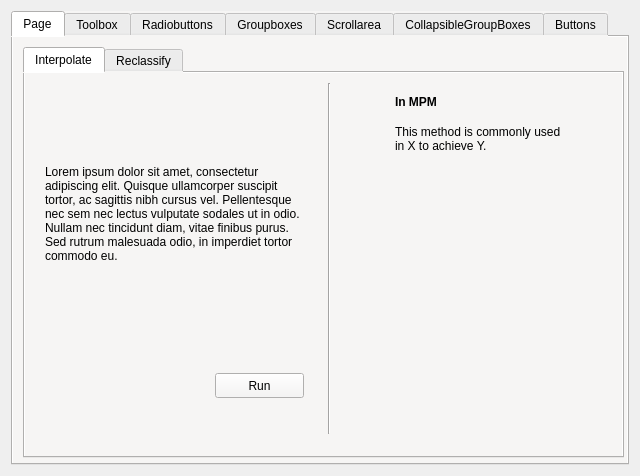
<?xml version="1.0" encoding="UTF-8"?>
<ui version="4.0">
 <class>EISWizardPreprocessing</class>
 <widget class="QWizardPage" name="EISWizardPreprocessing">
  <property name="geometry">
   <rect>
    <x>0</x>
    <y>0</y>
    <width>640</width>
    <height>476</height>
   </rect>
  </property>
  <property name="sizePolicy">
   <sizepolicy hsizetype="Preferred" vsizetype="MinimumExpanding">
    <horstretch>0</horstretch>
    <verstretch>0</verstretch>
   </sizepolicy>
  </property>
  <property name="windowTitle">
   <string>EIS Wizard – Preprocessing</string>
  </property>
  <property name="windowOpacity">
   <double>1.000000000000000</double>
  </property>
  <layout class="QVBoxLayout" name="verticalLayout_4">
   <item>
    <widget class="QTabWidget" name="tabWidget">
     <property name="autoFillBackground">
      <bool>false</bool>
     </property>
     <property name="styleSheet">
      <string notr="true">background-color: rgb(246, 245, 244);
</string>
     </property>
     <property name="tabPosition">
      <enum>QTabWidget::North</enum>
     </property>
     <property name="tabShape">
      <enum>QTabWidget::Rounded</enum>
     </property>
     <property name="currentIndex">
      <number>0</number>
     </property>
     <widget class="QWidget" name="Interpolate">
      <attribute name="title">
       <string>Page</string>
      </attribute>
      <widget class="QTabWidget" name="tabWidget_2">
       <property name="geometry">
        <rect>
         <x>10</x>
         <y>10</y>
         <width>601</width>
         <height>411</height>
        </rect>
       </property>
       <property name="currentIndex">
        <number>0</number>
       </property>
       <widget class="QWidget" name="tab_2">
        <attribute name="title">
         <string>Interpolate</string>
        </attribute>
        <widget class="QPushButton" name="pushButton_2">
         <property name="geometry">
          <rect>
           <x>190</x>
           <y>300</y>
           <width>89</width>
           <height>25</height>
          </rect>
         </property>
         <property name="text">
          <string>Run</string>
         </property>
        </widget>
        <widget class="QLabel" name="label_3">
         <property name="geometry">
          <rect>
           <x>20</x>
           <y>10</y>
           <width>261</width>
           <height>261</height>
          </rect>
         </property>
         <property name="styleSheet">
          <string notr="true">font: italic 11pt &quot;Ubuntu&quot;;</string>
         </property>
         <property name="inputMethodHints">
          <set>Qt::ImhNone</set>
         </property>
         <property name="text">
          <string>Lorem ipsum dolor sit amet, consectetur adipiscing elit. Quisque ullamcorper suscipit tortor, ac sagittis nibh cursus vel. Pellentesque nec sem nec lectus vulputate sodales ut in odio. Nullam nec tincidunt diam, vitae finibus purus. Sed rutrum malesuada odio, in imperdiet tortor commodo eu. </string>
         </property>
         <property name="wordWrap">
          <bool>true</bool>
         </property>
        </widget>
        <widget class="QLabel" name="label_4">
         <property name="geometry">
          <rect>
           <x>370</x>
           <y>40</y>
           <width>171</width>
           <height>51</height>
          </rect>
         </property>
         <property name="styleSheet">
          <string notr="true">font: italic 11pt &quot;Ubuntu&quot;;</string>
         </property>
         <property name="inputMethodHints">
          <set>Qt::ImhNone</set>
         </property>
         <property name="text">
          <string>This method is commonly used in X to achieve Y.</string>
         </property>
         <property name="wordWrap">
          <bool>true</bool>
         </property>
        </widget>
        <widget class="Line" name="line_2">
         <property name="geometry">
          <rect>
           <x>294</x>
           <y>10</y>
           <width>20</width>
           <height>351</height>
          </rect>
         </property>
         <property name="autoFillBackground">
          <bool>false</bool>
         </property>
         <property name="styleSheet">
          <string notr="true">color: rgb(255, 255, 255);
border-top-color: rgb(255, 255, 255);
gridline-color: rgb(255, 255, 255);
border-color: rgb(255, 255, 255);
</string>
         </property>
         <property name="orientation">
          <enum>Qt::Vertical</enum>
         </property>
        </widget>
        <widget class="QLabel" name="label">
         <property name="geometry">
          <rect>
           <x>370</x>
           <y>20</y>
           <width>67</width>
           <height>17</height>
          </rect>
         </property>
         <property name="font">
          <font>
           <weight>75</weight>
           <bold>true</bold>
          </font>
         </property>
         <property name="text">
          <string>In MPM</string>
         </property>
        </widget>
        <widget class="QLabel" name="label_5">
         <property name="geometry">
          <rect>
           <x>320</x>
           <y>120</y>
           <width>271</width>
           <height>221</height>
          </rect>
         </property>
         <property name="text">
          <string/>
         </property>
         <property name="pixmap">
          <pixmap>../../../../../../Pictures/Screenshots/Screenshot from 2023-03-27 15-18-37.png</pixmap>
         </property>
        </widget>
       </widget>
       <widget class="QWidget" name="tab_3">
        <attribute name="title">
         <string>Reclassify</string>
        </attribute>
       </widget>
      </widget>
     </widget>
     <widget class="QWidget" name="toolbox_tab">
      <attribute name="title">
       <string>Toolbox</string>
      </attribute>
      <widget class="QToolBox" name="toolBox">
       <property name="geometry">
        <rect>
         <x>10</x>
         <y>10</y>
         <width>581</width>
         <height>401</height>
        </rect>
       </property>
       <property name="frameShape">
        <enum>QFrame::NoFrame</enum>
       </property>
       <property name="frameShadow">
        <enum>QFrame::Plain</enum>
       </property>
       <property name="tabSpacing">
        <number>6</number>
       </property>
       <widget class="QWidget" name="reclassifyPage">
        <property name="geometry">
         <rect>
          <x>0</x>
          <y>0</y>
          <width>581</width>
          <height>215</height>
         </rect>
        </property>
        <attribute name="label">
         <string>Reclassify</string>
        </attribute>
        <widget class="QPushButton" name="pushButton">
         <property name="geometry">
          <rect>
           <x>340</x>
           <y>120</y>
           <width>89</width>
           <height>25</height>
          </rect>
         </property>
         <property name="text">
          <string>Run</string>
         </property>
        </widget>
        <widget class="QLabel" name="label_2">
         <property name="geometry">
          <rect>
           <x>20</x>
           <y>-10</y>
           <width>301</width>
           <height>151</height>
          </rect>
         </property>
         <property name="styleSheet">
          <string notr="true">font: italic 11pt &quot;Ubuntu&quot;;</string>
         </property>
         <property name="inputMethodHints">
          <set>Qt::ImhNone</set>
         </property>
         <property name="text">
          <string>Lorem ipsum dolor sit amet, consectetur adipiscing elit. Quisque ullamcorper suscipit tortor, ac sagittis nibh cursus vel. Pellentesque nec sem nec lectus vulputate sodales ut in odio. Nullam nec tincidunt diam, vitae finibus purus. Sed rutrum malesuada odio, in imperdiet tortor commodo eu. </string>
         </property>
         <property name="wordWrap">
          <bool>true</bool>
         </property>
        </widget>
       </widget>
       <widget class="QWidget" name="interpolatePage">
        <property name="geometry">
         <rect>
          <x>0</x>
          <y>0</y>
          <width>581</width>
          <height>215</height>
         </rect>
        </property>
        <attribute name="label">
         <string>Interpolate</string>
        </attribute>
       </widget>
       <widget class="QWidget" name="rasterizePage">
        <property name="geometry">
         <rect>
          <x>0</x>
          <y>0</y>
          <width>581</width>
          <height>215</height>
         </rect>
        </property>
        <attribute name="label">
         <string>Rasterize</string>
        </attribute>
       </widget>
       <widget class="QWidget" name="densityPage">
        <property name="geometry">
         <rect>
          <x>0</x>
          <y>0</y>
          <width>581</width>
          <height>215</height>
         </rect>
        </property>
        <attribute name="label">
         <string>Density</string>
        </attribute>
       </widget>
       <widget class="QWidget" name="euclideanDistancePage">
        <property name="geometry">
         <rect>
          <x>0</x>
          <y>0</y>
          <width>100</width>
          <height>30</height>
         </rect>
        </property>
        <attribute name="label">
         <string>Euclidean Distance</string>
        </attribute>
       </widget>
       <widget class="QWidget" name="calculateGeometryPage">
        <property name="geometry">
         <rect>
          <x>0</x>
          <y>0</y>
          <width>100</width>
          <height>30</height>
         </rect>
        </property>
        <attribute name="label">
         <string>Calculate Geometry</string>
        </attribute>
       </widget>
      </widget>
     </widget>
     <widget class="QWidget" name="radiobuttons_tab">
      <attribute name="title">
       <string>Radiobuttons</string>
      </attribute>
      <widget class="QTextBrowser" name="textBrowser">
       <property name="geometry">
        <rect>
         <x>250</x>
         <y>60</y>
         <width>321</width>
         <height>201</height>
        </rect>
       </property>
       <property name="html">
        <string>&lt;!DOCTYPE HTML PUBLIC &quot;-//W3C//DTD HTML 4.0//EN&quot; &quot;http://www.w3.org/TR/REC-html40/strict.dtd&quot;&gt;
&lt;html&gt;&lt;head&gt;&lt;meta name=&quot;qrichtext&quot; content=&quot;1&quot; /&gt;&lt;style type=&quot;text/css&quot;&gt;
p, li { white-space: pre-wrap; }
&lt;/style&gt;&lt;/head&gt;&lt;body style=&quot; font-family:'Ubuntu'; font-size:11pt; font-weight:400; font-style:normal;&quot;&gt;
&lt;p style=&quot; margin-top:0px; margin-bottom:0px; margin-left:0px; margin-right:0px; -qt-block-indent:0; text-indent:0px;&quot;&gt;&lt;span style=&quot; font-family:'Open Sans','Arial','sans-serif'; font-size:14px; color:#000000; background-color:#ffffff;&quot;&gt;Lorem ipsum dolor sit amet, consectetur adipiscing elit. Quisque ullamcorper suscipit tortor, ac sagittis nibh cursus vel. Pellentesque nec sem nec lectus vulputate sodales ut in odio. Nullam nec tincidunt diam, vitae finibus purus. Sed rutrum malesuada odio, in imperdiet tortor commodo eu. Phasellus posuere lorem ut pellentesque placerat. Phasellus gravida neque et euismod aliquam. &lt;/span&gt;&lt;/p&gt;&lt;/body&gt;&lt;/html&gt;</string>
       </property>
      </widget>
      <widget class="QWidget" name="layoutWidget">
       <property name="geometry">
        <rect>
         <x>20</x>
         <y>60</y>
         <width>169</width>
         <height>184</height>
        </rect>
       </property>
       <layout class="QHBoxLayout" name="horizontalLayout">
        <item>
         <layout class="QVBoxLayout" name="verticalLayout">
          <item>
           <widget class="QPushButton" name="pushButton_33">
            <property name="text">
             <string>Reclassify</string>
            </property>
           </widget>
          </item>
          <item>
           <widget class="QPushButton" name="pushButton_34">
            <property name="text">
             <string>Interpolate</string>
            </property>
           </widget>
          </item>
          <item>
           <widget class="QPushButton" name="pushButton_35">
            <property name="text">
             <string>Rasterize</string>
            </property>
           </widget>
          </item>
          <item>
           <widget class="QPushButton" name="pushButton_36">
            <property name="text">
             <string>Density</string>
            </property>
           </widget>
          </item>
          <item>
           <widget class="QPushButton" name="pushButton_37">
            <property name="text">
             <string>Euclidean distance</string>
            </property>
           </widget>
          </item>
          <item>
           <widget class="QPushButton" name="pushButton_38">
            <property name="text">
             <string>Calculate geometry</string>
            </property>
           </widget>
          </item>
         </layout>
        </item>
        <item>
         <layout class="QVBoxLayout" name="verticalLayout_2">
          <item>
           <widget class="QRadioButton" name="radioButton">
            <property name="text">
             <string/>
            </property>
           </widget>
          </item>
          <item>
           <widget class="QRadioButton" name="radioButton_2">
            <property name="text">
             <string/>
            </property>
           </widget>
          </item>
          <item>
           <widget class="QRadioButton" name="radioButton_3">
            <property name="text">
             <string/>
            </property>
           </widget>
          </item>
          <item>
           <widget class="QRadioButton" name="radioButton_8">
            <property name="text">
             <string/>
            </property>
           </widget>
          </item>
          <item>
           <widget class="QRadioButton" name="radioButton_6">
            <property name="text">
             <string/>
            </property>
           </widget>
          </item>
          <item>
           <widget class="QRadioButton" name="radioButton_4">
            <property name="text">
             <string/>
            </property>
           </widget>
          </item>
         </layout>
        </item>
       </layout>
      </widget>
     </widget>
     <widget class="QWidget" name="groupboxes_tab">
      <attribute name="title">
       <string>Groupboxes</string>
      </attribute>
      <widget class="QScrollArea" name="scrollArea">
       <property name="geometry">
        <rect>
         <x>10</x>
         <y>10</y>
         <width>591</width>
         <height>411</height>
        </rect>
       </property>
       <property name="widgetResizable">
        <bool>true</bool>
       </property>
       <widget class="QWidget" name="scrollAreaWidgetContents">
        <property name="geometry">
         <rect>
          <x>0</x>
          <y>0</y>
          <width>589</width>
          <height>409</height>
         </rect>
        </property>
        <widget class="QScrollArea" name="scrollArea_2">
         <property name="geometry">
          <rect>
           <x>0</x>
           <y>0</y>
           <width>611</width>
           <height>591</height>
          </rect>
         </property>
         <property name="sizePolicy">
          <sizepolicy hsizetype="Maximum" vsizetype="Maximum">
           <horstretch>0</horstretch>
           <verstretch>0</verstretch>
          </sizepolicy>
         </property>
         <property name="widgetResizable">
          <bool>true</bool>
         </property>
         <widget class="QWidget" name="scrollAreaWidgetContents_4">
          <property name="enabled">
           <bool>true</bool>
          </property>
          <property name="geometry">
           <rect>
            <x>0</x>
            <y>0</y>
            <width>609</width>
            <height>589</height>
           </rect>
          </property>
          <property name="sizePolicy">
           <sizepolicy hsizetype="Expanding" vsizetype="Expanding">
            <horstretch>0</horstretch>
            <verstretch>0</verstretch>
           </sizepolicy>
          </property>
          <layout class="QVBoxLayout" name="verticalLayout_3">
           <property name="sizeConstraint">
            <enum>QLayout::SetMinAndMaxSize</enum>
           </property>
           <item>
            <widget class="QWidget" name="widget_2" native="true">
             <property name="enabled">
              <bool>true</bool>
             </property>
             <widget class="QGroupBox" name="groupBox_12">
              <property name="geometry">
               <rect>
                <x>1</x>
                <y>251</y>
                <width>569</width>
                <height>119</height>
               </rect>
              </property>
              <property name="title">
               <string>Rasterize</string>
              </property>
              <property name="flat">
               <bool>false</bool>
              </property>
              <widget class="QLabel" name="label_22">
               <property name="geometry">
                <rect>
                 <x>10</x>
                 <y>30</y>
                 <width>441</width>
                 <height>81</height>
                </rect>
               </property>
               <property name="styleSheet">
                <string notr="true">font: italic 11pt &quot;Ubuntu&quot;;</string>
               </property>
               <property name="inputMethodHints">
                <set>Qt::ImhNone</set>
               </property>
               <property name="text">
                <string>Lorem ipsum dolor sit amet, consectetur adipiscing elit. Quisque ullamcorper suscipit tortor, ac sagittis nibh cursus vel. Pellentesque nec sem nec lectus vulputate sodales ut in odio. Nullam nec tincidunt diam, vitae finibus purus. Sed rutrum malesuada odio, in imperdiet tortor commodo eu. </string>
               </property>
               <property name="wordWrap">
                <bool>true</bool>
               </property>
              </widget>
              <widget class="QPushButton" name="pushButton_22">
               <property name="geometry">
                <rect>
                 <x>460</x>
                 <y>80</y>
                 <width>89</width>
                 <height>25</height>
                </rect>
               </property>
               <property name="text">
                <string>Run</string>
               </property>
              </widget>
             </widget>
             <widget class="QGroupBox" name="groupBox_10">
              <property name="geometry">
               <rect>
                <x>1</x>
                <y>1</y>
                <width>569</width>
                <height>119</height>
               </rect>
              </property>
              <property name="title">
               <string>Reclassify</string>
              </property>
              <property name="flat">
               <bool>false</bool>
              </property>
              <widget class="QLabel" name="label_20">
               <property name="geometry">
                <rect>
                 <x>10</x>
                 <y>30</y>
                 <width>441</width>
                 <height>81</height>
                </rect>
               </property>
               <property name="styleSheet">
                <string notr="true">font: italic 11pt &quot;Ubuntu&quot;;</string>
               </property>
               <property name="inputMethodHints">
                <set>Qt::ImhNone</set>
               </property>
               <property name="text">
                <string>Lorem ipsum dolor sit amet, consectetur adipiscing elit. Quisque ullamcorper suscipit tortor, ac sagittis nibh cursus vel. Pellentesque nec sem nec lectus vulputate sodales ut in odio. Nullam nec tincidunt diam, vitae finibus purus. Sed rutrum malesuada odio, in imperdiet tortor commodo eu. </string>
               </property>
               <property name="wordWrap">
                <bool>true</bool>
               </property>
              </widget>
              <widget class="QPushButton" name="pushButton_20">
               <property name="geometry">
                <rect>
                 <x>460</x>
                 <y>80</y>
                 <width>89</width>
                 <height>25</height>
                </rect>
               </property>
               <property name="text">
                <string>Run</string>
               </property>
              </widget>
             </widget>
             <widget class="QGroupBox" name="groupBox_11">
              <property name="geometry">
               <rect>
                <x>1</x>
                <y>126</y>
                <width>569</width>
                <height>119</height>
               </rect>
              </property>
              <property name="title">
               <string>Interpolate</string>
              </property>
              <property name="flat">
               <bool>false</bool>
              </property>
              <widget class="QLabel" name="label_21">
               <property name="geometry">
                <rect>
                 <x>10</x>
                 <y>30</y>
                 <width>441</width>
                 <height>81</height>
                </rect>
               </property>
               <property name="styleSheet">
                <string notr="true">font: italic 11pt &quot;Ubuntu&quot;;</string>
               </property>
               <property name="inputMethodHints">
                <set>Qt::ImhNone</set>
               </property>
               <property name="text">
                <string>Lorem ipsum dolor sit amet, consectetur adipiscing elit. Quisque ullamcorper suscipit tortor, ac sagittis nibh cursus vel. Pellentesque nec sem nec lectus vulputate sodales ut in odio. Nullam nec tincidunt diam, vitae finibus purus. Sed rutrum malesuada odio, in imperdiet tortor commodo eu. </string>
               </property>
               <property name="wordWrap">
                <bool>true</bool>
               </property>
              </widget>
              <widget class="QPushButton" name="pushButton_21">
               <property name="geometry">
                <rect>
                 <x>460</x>
                 <y>80</y>
                 <width>89</width>
                 <height>25</height>
                </rect>
               </property>
               <property name="text">
                <string>Run</string>
               </property>
              </widget>
             </widget>
            </widget>
           </item>
          </layout>
         </widget>
        </widget>
       </widget>
      </widget>
     </widget>
     <widget class="QWidget" name="scrollarea_tab">
      <attribute name="title">
       <string>Scrollarea</string>
      </attribute>
      <layout class="QVBoxLayout" name="verticalLayout_7">
       <item>
        <widget class="QScrollArea" name="scrollArea_4">
         <property name="sizePolicy">
          <sizepolicy hsizetype="Expanding" vsizetype="MinimumExpanding">
           <horstretch>0</horstretch>
           <verstretch>0</verstretch>
          </sizepolicy>
         </property>
         <property name="minimumSize">
          <size>
           <width>0</width>
           <height>81</height>
          </size>
         </property>
         <property name="widgetResizable">
          <bool>true</bool>
         </property>
         <widget class="QWidget" name="scrollAreaWidgetContents_3">
          <property name="geometry">
           <rect>
            <x>0</x>
            <y>0</y>
            <width>598</width>
            <height>407</height>
           </rect>
          </property>
          <layout class="QVBoxLayout" name="verticalLayout_8">
           <item>
            <widget class="QGroupBox" name="groupBox_13">
             <property name="sizePolicy">
              <sizepolicy hsizetype="Preferred" vsizetype="MinimumExpanding">
               <horstretch>0</horstretch>
               <verstretch>0</verstretch>
              </sizepolicy>
             </property>
             <property name="minimumSize">
              <size>
               <width>0</width>
               <height>0</height>
              </size>
             </property>
             <property name="title">
              <string>Reclassify</string>
             </property>
             <property name="flat">
              <bool>false</bool>
             </property>
             <widget class="QWidget" name="layoutWidget">
              <property name="geometry">
               <rect>
                <x>10</x>
                <y>30</y>
                <width>448</width>
                <height>104</height>
               </rect>
              </property>
              <layout class="QHBoxLayout" name="horizontalLayout_2">
               <property name="sizeConstraint">
                <enum>QLayout::SetMinAndMaxSize</enum>
               </property>
               <item>
                <widget class="QLabel" name="label_23">
                 <property name="sizePolicy">
                  <sizepolicy hsizetype="Preferred" vsizetype="MinimumExpanding">
                   <horstretch>0</horstretch>
                   <verstretch>0</verstretch>
                  </sizepolicy>
                 </property>
                 <property name="minimumSize">
                  <size>
                   <width>0</width>
                   <height>81</height>
                  </size>
                 </property>
                 <property name="styleSheet">
                  <string notr="true">font: italic 11pt &quot;Ubuntu&quot;;</string>
                 </property>
                 <property name="inputMethodHints">
                  <set>Qt::ImhNone</set>
                 </property>
                 <property name="text">
                  <string>Lorem ipsum dolor sit amet, consectetur adipiscing elit. Quisque ullamcorper suscipit tortor, ac sagittis nibh cursus vel. Pellentesque nec sem nec lectus vulputate sodales ut in odio. Nullam nec tincidunt diam, vitae finibus purus. Sed rutrum malesuada odio, in imperdiet tortor commodo eu. </string>
                 </property>
                 <property name="wordWrap">
                  <bool>true</bool>
                 </property>
                </widget>
               </item>
               <item>
                <widget class="QPushButton" name="pushButton_23">
                 <property name="text">
                  <string>Run</string>
                 </property>
                </widget>
               </item>
              </layout>
             </widget>
            </widget>
           </item>
           <item>
            <widget class="QGroupBox" name="groupBox_16">
             <property name="sizePolicy">
              <sizepolicy hsizetype="Preferred" vsizetype="MinimumExpanding">
               <horstretch>0</horstretch>
               <verstretch>0</verstretch>
              </sizepolicy>
             </property>
             <property name="minimumSize">
              <size>
               <width>0</width>
               <height>0</height>
              </size>
             </property>
             <property name="title">
              <string>Reclassify</string>
             </property>
             <property name="flat">
              <bool>false</bool>
             </property>
             <widget class="QWidget" name="layoutWidget">
              <property name="geometry">
               <rect>
                <x>10</x>
                <y>30</y>
                <width>448</width>
                <height>104</height>
               </rect>
              </property>
              <layout class="QHBoxLayout" name="horizontalLayout_3">
               <property name="sizeConstraint">
                <enum>QLayout::SetMinAndMaxSize</enum>
               </property>
               <item>
                <widget class="QLabel" name="label_27">
                 <property name="sizePolicy">
                  <sizepolicy hsizetype="Preferred" vsizetype="MinimumExpanding">
                   <horstretch>0</horstretch>
                   <verstretch>0</verstretch>
                  </sizepolicy>
                 </property>
                 <property name="minimumSize">
                  <size>
                   <width>0</width>
                   <height>81</height>
                  </size>
                 </property>
                 <property name="styleSheet">
                  <string notr="true">font: italic 11pt &quot;Ubuntu&quot;;</string>
                 </property>
                 <property name="inputMethodHints">
                  <set>Qt::ImhNone</set>
                 </property>
                 <property name="text">
                  <string>Lorem ipsum dolor sit amet, consectetur adipiscing elit. Quisque ullamcorper suscipit tortor, ac sagittis nibh cursus vel. Pellentesque nec sem nec lectus vulputate sodales ut in odio. Nullam nec tincidunt diam, vitae finibus purus. Sed rutrum malesuada odio, in imperdiet tortor commodo eu. </string>
                 </property>
                 <property name="wordWrap">
                  <bool>true</bool>
                 </property>
                </widget>
               </item>
               <item>
                <widget class="QPushButton" name="pushButton_27">
                 <property name="text">
                  <string>Run</string>
                 </property>
                </widget>
               </item>
              </layout>
             </widget>
            </widget>
           </item>
           <item>
            <widget class="QGroupBox" name="groupBox_15">
             <property name="sizePolicy">
              <sizepolicy hsizetype="Preferred" vsizetype="MinimumExpanding">
               <horstretch>0</horstretch>
               <verstretch>0</verstretch>
              </sizepolicy>
             </property>
             <property name="minimumSize">
              <size>
               <width>0</width>
               <height>0</height>
              </size>
             </property>
             <property name="title">
              <string>Reclassify</string>
             </property>
             <property name="flat">
              <bool>false</bool>
             </property>
             <widget class="QWidget" name="layoutWidget">
              <property name="geometry">
               <rect>
                <x>10</x>
                <y>30</y>
                <width>448</width>
                <height>104</height>
               </rect>
              </property>
              <layout class="QHBoxLayout" name="horizontalLayout_4">
               <property name="sizeConstraint">
                <enum>QLayout::SetMinAndMaxSize</enum>
               </property>
               <item>
                <widget class="QLabel" name="label_26">
                 <property name="sizePolicy">
                  <sizepolicy hsizetype="Preferred" vsizetype="MinimumExpanding">
                   <horstretch>0</horstretch>
                   <verstretch>0</verstretch>
                  </sizepolicy>
                 </property>
                 <property name="minimumSize">
                  <size>
                   <width>0</width>
                   <height>81</height>
                  </size>
                 </property>
                 <property name="styleSheet">
                  <string notr="true">font: italic 11pt &quot;Ubuntu&quot;;</string>
                 </property>
                 <property name="inputMethodHints">
                  <set>Qt::ImhNone</set>
                 </property>
                 <property name="text">
                  <string>Lorem ipsum dolor sit amet, consectetur adipiscing elit. Quisque ullamcorper suscipit tortor, ac sagittis nibh cursus vel. Pellentesque nec sem nec lectus vulputate sodales ut in odio. Nullam nec tincidunt diam, vitae finibus purus. Sed rutrum malesuada odio, in imperdiet tortor commodo eu. </string>
                 </property>
                 <property name="wordWrap">
                  <bool>true</bool>
                 </property>
                </widget>
               </item>
               <item>
                <widget class="QPushButton" name="pushButton_26">
                 <property name="text">
                  <string>Run</string>
                 </property>
                </widget>
               </item>
              </layout>
             </widget>
            </widget>
           </item>
           <item>
            <widget class="QGroupBox" name="groupBox_14">
             <property name="sizePolicy">
              <sizepolicy hsizetype="Preferred" vsizetype="MinimumExpanding">
               <horstretch>0</horstretch>
               <verstretch>0</verstretch>
              </sizepolicy>
             </property>
             <property name="minimumSize">
              <size>
               <width>0</width>
               <height>0</height>
              </size>
             </property>
             <property name="title">
              <string>Reclassify</string>
             </property>
             <property name="flat">
              <bool>false</bool>
             </property>
             <widget class="QWidget" name="layoutWidget">
              <property name="geometry">
               <rect>
                <x>10</x>
                <y>30</y>
                <width>448</width>
                <height>104</height>
               </rect>
              </property>
              <layout class="QHBoxLayout" name="horizontalLayout_5">
               <property name="sizeConstraint">
                <enum>QLayout::SetMinAndMaxSize</enum>
               </property>
               <item>
                <widget class="QLabel" name="label_25">
                 <property name="sizePolicy">
                  <sizepolicy hsizetype="Preferred" vsizetype="MinimumExpanding">
                   <horstretch>0</horstretch>
                   <verstretch>0</verstretch>
                  </sizepolicy>
                 </property>
                 <property name="minimumSize">
                  <size>
                   <width>0</width>
                   <height>81</height>
                  </size>
                 </property>
                 <property name="styleSheet">
                  <string notr="true">font: italic 11pt &quot;Ubuntu&quot;;</string>
                 </property>
                 <property name="inputMethodHints">
                  <set>Qt::ImhNone</set>
                 </property>
                 <property name="text">
                  <string>Lorem ipsum dolor sit amet, consectetur adipiscing elit. Quisque ullamcorper suscipit tortor, ac sagittis nibh cursus vel. Pellentesque nec sem nec lectus vulputate sodales ut in odio. Nullam nec tincidunt diam, vitae finibus purus. Sed rutrum malesuada odio, in imperdiet tortor commodo eu. </string>
                 </property>
                 <property name="wordWrap">
                  <bool>true</bool>
                 </property>
                </widget>
               </item>
               <item>
                <widget class="QPushButton" name="pushButton_25">
                 <property name="text">
                  <string>Run</string>
                 </property>
                </widget>
               </item>
              </layout>
             </widget>
            </widget>
           </item>
          </layout>
         </widget>
        </widget>
       </item>
      </layout>
     </widget>
     <widget class="QWidget" name="collapsiblegroupboxes_tab">
      <attribute name="title">
       <string>CollapsibleGroupBoxes</string>
      </attribute>
      <layout class="QVBoxLayout" name="verticalLayout_5">
       <item>
        <widget class="QScrollArea" name="scrollArea_3">
         <property name="focusPolicy">
          <enum>Qt::StrongFocus</enum>
         </property>
         <property name="frameShadow">
          <enum>QFrame::Sunken</enum>
         </property>
         <property name="widgetResizable">
          <bool>true</bool>
         </property>
         <property name="alignment">
          <set>Qt::AlignLeading|Qt::AlignLeft|Qt::AlignTop</set>
         </property>
         <widget class="QWidget" name="scrollAreaWidgetContents_2">
          <property name="geometry">
           <rect>
            <x>0</x>
            <y>0</y>
            <width>598</width>
            <height>407</height>
           </rect>
          </property>
          <layout class="QVBoxLayout" name="verticalLayout_6">
           <item>
            <widget class="QgsCollapsibleGroupBox" name="mGroupBox_7">
             <property name="sizePolicy">
              <sizepolicy hsizetype="Preferred" vsizetype="Preferred">
               <horstretch>0</horstretch>
               <verstretch>0</verstretch>
              </sizepolicy>
             </property>
             <property name="minimumSize">
              <size>
               <width>0</width>
               <height>0</height>
              </size>
             </property>
             <property name="layoutDirection">
              <enum>Qt::LeftToRight</enum>
             </property>
             <property name="title">
              <string>tool 1</string>
             </property>
             <property name="alignment">
              <set>Qt::AlignLeading|Qt::AlignLeft|Qt::AlignTop</set>
             </property>
             <property name="flat">
              <bool>true</bool>
             </property>
             <property name="collapsed">
              <bool>true</bool>
             </property>
             <property name="saveCollapsedState">
              <bool>true</bool>
             </property>
             <property name="saveCheckedState">
              <bool>false</bool>
             </property>
             <widget class="QLabel" name="label_7">
              <property name="geometry">
               <rect>
                <x>120</x>
                <y>60</y>
                <width>67</width>
                <height>17</height>
               </rect>
              </property>
              <property name="text">
               <string>TextLabel</string>
              </property>
             </widget>
            </widget>
           </item>
           <item>
            <widget class="QgsCollapsibleGroupBox" name="mGroupBox_9">
             <property name="sizePolicy">
              <sizepolicy hsizetype="Preferred" vsizetype="Preferred">
               <horstretch>0</horstretch>
               <verstretch>0</verstretch>
              </sizepolicy>
             </property>
             <property name="minimumSize">
              <size>
               <width>0</width>
               <height>0</height>
              </size>
             </property>
             <property name="title">
              <string>tool 1</string>
             </property>
             <property name="alignment">
              <set>Qt::AlignLeading|Qt::AlignLeft|Qt::AlignTop</set>
             </property>
             <property name="collapsed">
              <bool>true</bool>
             </property>
             <widget class="QLabel" name="label_8">
              <property name="geometry">
               <rect>
                <x>100</x>
                <y>60</y>
                <width>67</width>
                <height>17</height>
               </rect>
              </property>
              <property name="text">
               <string>TextLabel</string>
              </property>
             </widget>
            </widget>
           </item>
           <item>
            <widget class="QgsCollapsibleGroupBox" name="mGroupBox_6">
             <property name="sizePolicy">
              <sizepolicy hsizetype="Preferred" vsizetype="Preferred">
               <horstretch>0</horstretch>
               <verstretch>0</verstretch>
              </sizepolicy>
             </property>
             <property name="minimumSize">
              <size>
               <width>0</width>
               <height>0</height>
              </size>
             </property>
             <property name="title">
              <string>tool 1</string>
             </property>
             <property name="alignment">
              <set>Qt::AlignLeading|Qt::AlignLeft|Qt::AlignTop</set>
             </property>
             <property name="collapsed">
              <bool>true</bool>
             </property>
             <widget class="QLabel" name="label_9">
              <property name="geometry">
               <rect>
                <x>80</x>
                <y>70</y>
                <width>67</width>
                <height>17</height>
               </rect>
              </property>
              <property name="text">
               <string>TextLabel</string>
              </property>
             </widget>
            </widget>
           </item>
          </layout>
         </widget>
        </widget>
       </item>
      </layout>
     </widget>
     <widget class="QWidget" name="buttons_tab">
      <attribute name="title">
       <string>Buttons</string>
      </attribute>
      <widget class="QPushButton" name="pushButton_39">
       <property name="geometry">
        <rect>
         <x>40</x>
         <y>194</y>
         <width>143</width>
         <height>25</height>
        </rect>
       </property>
       <property name="text">
        <string>Euclidean distance</string>
       </property>
      </widget>
      <widget class="QPushButton" name="pushButton_40">
       <property name="geometry">
        <rect>
         <x>40</x>
         <y>132</y>
         <width>143</width>
         <height>25</height>
        </rect>
       </property>
       <property name="text">
        <string>Rasterize</string>
       </property>
      </widget>
      <widget class="QPushButton" name="pushButton_41">
       <property name="geometry">
        <rect>
         <x>40</x>
         <y>163</y>
         <width>143</width>
         <height>25</height>
        </rect>
       </property>
       <property name="text">
        <string>Density</string>
       </property>
      </widget>
      <widget class="QPushButton" name="pushButton_42">
       <property name="geometry">
        <rect>
         <x>40</x>
         <y>101</y>
         <width>143</width>
         <height>25</height>
        </rect>
       </property>
       <property name="text">
        <string>Interpolate</string>
       </property>
      </widget>
      <widget class="QPushButton" name="pushButton_43">
       <property name="geometry">
        <rect>
         <x>40</x>
         <y>225</y>
         <width>143</width>
         <height>25</height>
        </rect>
       </property>
       <property name="text">
        <string>Calculate geometry</string>
       </property>
      </widget>
      <widget class="QPushButton" name="pushButton_44">
       <property name="geometry">
        <rect>
         <x>40</x>
         <y>70</y>
         <width>143</width>
         <height>25</height>
        </rect>
       </property>
       <property name="toolTip">
        <string>&lt;html&gt;&lt;head/&gt;&lt;body&gt;&lt;p&gt;&lt;span style=&quot; font-family:'Open Sans','Arial','sans-serif'; font-size:14px; color:#000000; background-color:#ffffff;&quot;&gt;Lorem ipsum dolor sit amet, consectetur adipiscing elit. Quisque ullamcorper suscipit tortor, ac sagittis nibh cursus vel. Pellentesque nec sem nec lectus vulputate sodales ut in odio. Nullam nec tincidunt diam, vitae finibus purus. Sed rutrum malesuada odio, in imperdiet tortor commodo eu. Phasellus posuere lorem ut pellentesque placerat. Phasellus gravida neque et euismod aliquam.&lt;/span&gt;&lt;/p&gt;&lt;/body&gt;&lt;/html&gt;</string>
       </property>
       <property name="text">
        <string>Reclassify</string>
       </property>
      </widget>
     </widget>
    </widget>
   </item>
  </layout>
 </widget>
 <customwidgets>
  <customwidget>
   <class>QgsCollapsibleGroupBox</class>
   <extends>QGroupBox</extends>
   <header>qgscollapsiblegroupbox.h</header>
   <container>1</container>
  </customwidget>
 </customwidgets>
 <resources/>
 <connections/>
</ui>
